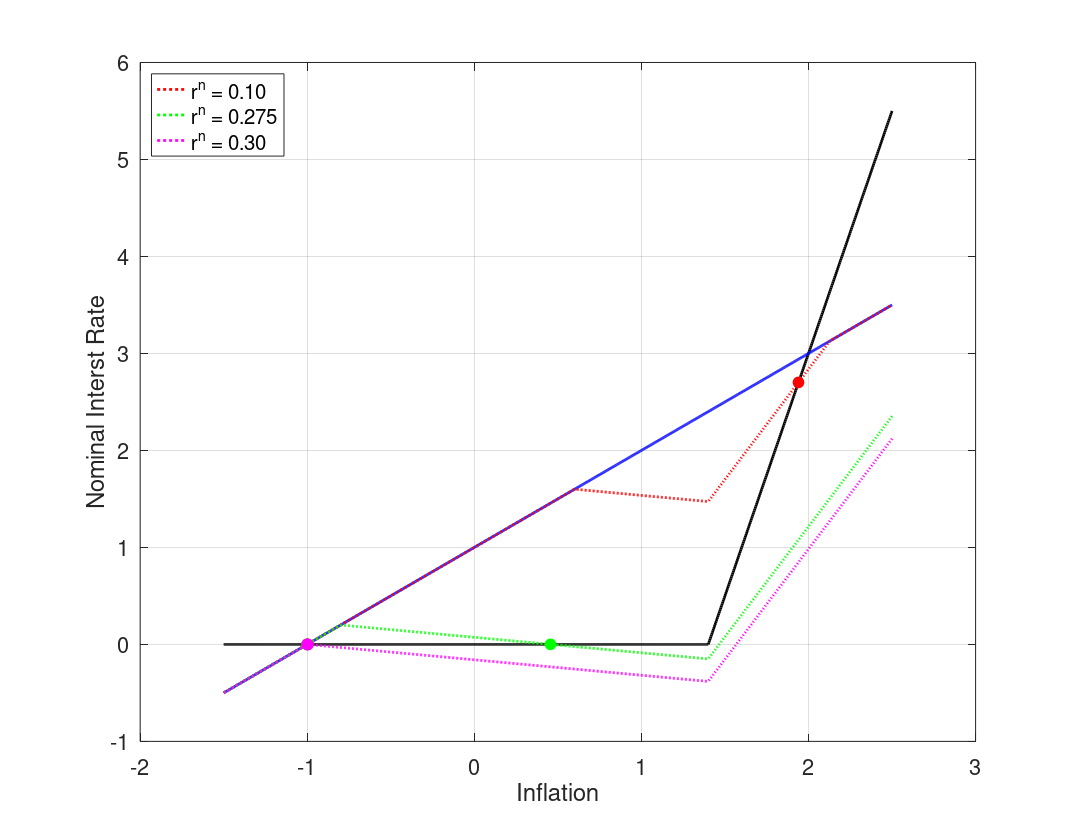

Source code (MATLAB):
%--------------------------------------------------------------------------
% File Name: RAFR_cSHOCK_cPHIpi_5.m
% Author: Philip Coyle
% Date Created: 01/07/2019
% cd /mq/philipprojects/RA_Work/Taisuke_Nakata/Zero_Lower_Bound/DeflationaryRegime/RSSInflation/Codes/3state_iid_shock
% RAFR_cSHOCK_cPHIpi_5
%--------------------------------------------------------------------------

clear all
close all
clc

%% Model Calibration
cBET = 1/1.0025;
cSIGMA = 1;
cKAPPA = 0.02;
cPHIpi = 5;
cRstar = 1/400;
cSHOCK_grid = [0.1, 0.275 0.3];
cPItarg = 2/400;
p_m = 0.5; %Probability of being in the middle state 

%% Housekeeping
% Set Grid Intervals
pi_m_low = -1.5/400;
pi_m_high = 2.5/400;
numgrid = 1001;
pi_m = linspace(pi_m_low,pi_m_high, numgrid)';

% Allocate Space
inx_ub = zeros(length(cSHOCK_grid),1);
pi_ub_zlb = zeros(length(cSHOCK_grid),1);
inx_lb = zeros(length(cSHOCK_grid),1);
pi_lb_zlb = zeros(length(cSHOCK_grid),1);
rafr = zeros(numgrid,length(cSHOCK_grid));


% Find max inflation that leads to ZLB binding
bound = (-cRstar - cPItarg*(1-cPHIpi))/cPHIpi;

inx_m = find(min(abs(pi_m - bound)) == abs(pi_m - bound));
% Find pi_m point where middle state interst rate binds
pi_m_zlb = pi_m(inx_m);

% Taylor Rule
tr = max(0,cRstar + cPItarg + cPHIpi*(pi_m - cPItarg));

% 'Riskless' Fisher Relation
fr = pi_m + cRstar;

for j = 1:length(cSHOCK_grid)
    cSHOCK = cSHOCK_grid(j);
    %% Policy Functions from below (Assume middle state interst rate binds)
    % Low  High state inflation & expected inflation (as functions of middle state inflation)
    pi_l_b = pi_m - cKAPPA*cSIGMA*cSHOCK;
    pi_h_b = (pi_m - cKAPPA*cSIGMA*(cRstar + cPItarg*(1-cPHIpi)- cSHOCK))/(1+cKAPPA*cSIGMA*cPHIpi);
    exp_pi_b = (1-p_m)/2*pi_l_b + p_m*pi_m + (1-p_m)/2*pi_h_b;

    % Low Middle and High state output & expected output (as functions of middle state inflation)
    y_m_b = (pi_m - cBET*exp_pi_b)/cKAPPA;
    y_l_b = y_m_b - cSIGMA*cSHOCK;
    y_h_b = y_m_b - cSIGMA*(cRstar + cPItarg + cPHIpi*(pi_h_b - cPItarg) - cSHOCK);
    exp_y_b = (1-p_m)/2*y_l_b + p_m*y_m_b + (1-p_m)/2*y_h_b;

    % Find pi_m point where high state interst rate binds
    inx_lb(j) = find(min(abs(pi_h_b - bound)) == abs(pi_h_b - bound));
    pi_lb_zlb(j) = pi_m(inx_lb(j));

    %% Policy Functions from above (Assume middle state interst rate does not bind)
   % Low  High state inflation & expected inflation (as functions of middle state inflation)
    pi_l_a = pi_m*(1+cKAPPA*cSIGMA*cPHIpi) + cKAPPA*cSIGMA*(-cPHIpi*cPItarg + cRstar + cPItarg - cSHOCK);
    pi_h_a = pi_m + (cKAPPA*cSIGMA*cSHOCK)/(1+cKAPPA*cSIGMA*cPHIpi);
    exp_pi_a = (1-p_m)/2*pi_l_a + p_m*pi_m + (1-p_m)/2*pi_h_a;

    % Low Middle and High state output & expected output (as functions of middle state inflation)
    y_m_a = (pi_m - cBET*exp_pi_a)/cKAPPA;
    y_l_a = y_m_a + cSIGMA*(cPHIpi*(pi_m - cPItarg) + cRstar + cPItarg - cSHOCK);
    y_h_a = y_m_a + cSIGMA*(cPHIpi*(pi_m - pi_h_a) + cSHOCK);
    exp_y_a = (1-p_m)/2*y_l_a + p_m*y_m_a + (1-p_m)/2*y_h_a;

    % Find pi_m point where low state interst rate binds
    inx_ub(j) = find(min(abs(pi_l_a - bound)) == abs(pi_l_a - bound));
    pi_ub_zlb(j) = pi_m(inx_ub(j));

    %% Define Risk Adjusted Fisher Relationship   
    for i = 1:numgrid
        if pi_m(i) < pi_lb_zlb(j) || pi_m(i) > pi_ub_zlb(j)
            rafr(i,j) = pi_m(i) + cRstar;
        elseif pi_m(i) <= pi_m_zlb
            rafr(i,j) = cRstar + pi_m(i) + (exp_pi_b(i) - pi_m(i)) + 1/cSIGMA*(exp_y_b(i) - y_m_b(i));
        elseif pi_m(i) <= pi_ub_zlb(j)
            rafr(i,j) = cRstar + pi_m(i) + (exp_pi_a(i) - pi_m(i)) + 1/cSIGMA*(exp_y_a(i) - y_m_a(i));
        end
    end
end
        
%% Plotting
colors = {'r','g','m'};

fig(1) = figure(1);
grid on
box on
hold on
plot(400*pi_m, 400*tr,'Color','k','LineWidth',2);
plot(400*pi_m, 400*fr,'Color','b','LineWidth',2);
for j = 1:length(cSHOCK_grid)
    [~,inx] = sort(abs(tr - rafr(:,j)));
    RSS = inx(1:2);    
    h(j) = plot(400*pi_m, 400*rafr(:,j),'Color',colors{j},'LineStyle',':','LineWidth',2);
    p1 = plot(400*pi_m(RSS(1)),400*rafr(RSS(1),j));
    p2 = plot(400*pi_m(RSS(2)),400*rafr(RSS(2),j));
    set([p1 p2],'Marker','o','MarkerEdgeColor',colors{j},'MarkerFaceColor',colors{j},'MarkerSize',8)
end

xlabel('Inflation','FontSize',16)
ylabel('Nominal Interst Rate','FontSize',16)
set(gca,'FontSize',16)
L = legend([h(1) h(2) h(3)],'r^n = 0.10','r^n = 0.275','r^n = 0.30');
set(L,'Location','NorthWest','Fontsize',15)

set(fig(1),'PaperOrientation','Landscape');
set(fig(1),'PaperPosition',[0 0 11 8.5]);
print(fig(1),'-depsc','RAFR_cPHIpi_5.eps');
